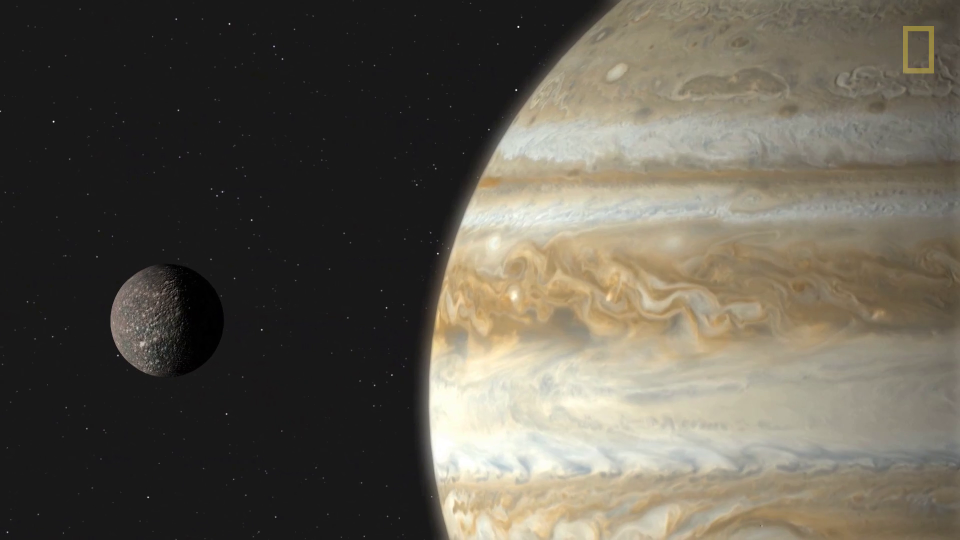
#> input picture frame 15 of moon.mp4, 1920 x 1080 px, given in place of moon_gray_contrast.mp4, which was not available (shown at 1/2 size)
$ jupyter execute 'Assignment Q5.ipynb'
#> lines starting #> are read from the running program, lines starting #| are printed output that depends on the picture; after the words box and inside, x2 and y2 are one past the last pixel; in counts of white or black regions, pixels touching at a corner belong together; pictures that were not available may be replaced by others from this repository, and a replacement may not be noted
[cell 1]
import cv2

# Open the video file
cap = cv2.VideoCapture(r"C:\Users\umasr\Downloads\DIP assignment\Q3\moon_gray_contrast.mp4")

# Check if the video is successfully opened
if not cap.isOpened():
    print('Error opening video file')

# Define the minimum and maximum gray levels
min_gray_level = 100
max_gray_level = 200

# Get the frame dimensions and FPS of the input video
frame_width = int(cap.get(cv2.CAP_PROP_FRAME_WIDTH))
frame_height = int(cap.get(cv2.CAP_PROP_FRAME_HEIGHT))
fps = int(cap.get(cv2.CAP_PROP_FPS))

# Define the codec and create VideoWriter object
fourcc = cv2.VideoWriter_fourcc(*'mp4v')
out = cv2.VideoWriter('output.mp4', fourcc, fps, (frame_width, frame_height), isColor=False)

# Loop through each frame of the video
while cap.isOpened():
    # Read a frame from the video
    ret, frame = cap.read()
#> frame is the input picture: shape (1080, 1920, 3); mean B, G, R 80.6, 91.5, 96.6

    # Check if the frame is successfully read
    if not ret:
        break

    # Convert the frame to grayscale
    gray = cv2.cvtColor(frame, cv2.COLOR_BGR2GRAY)
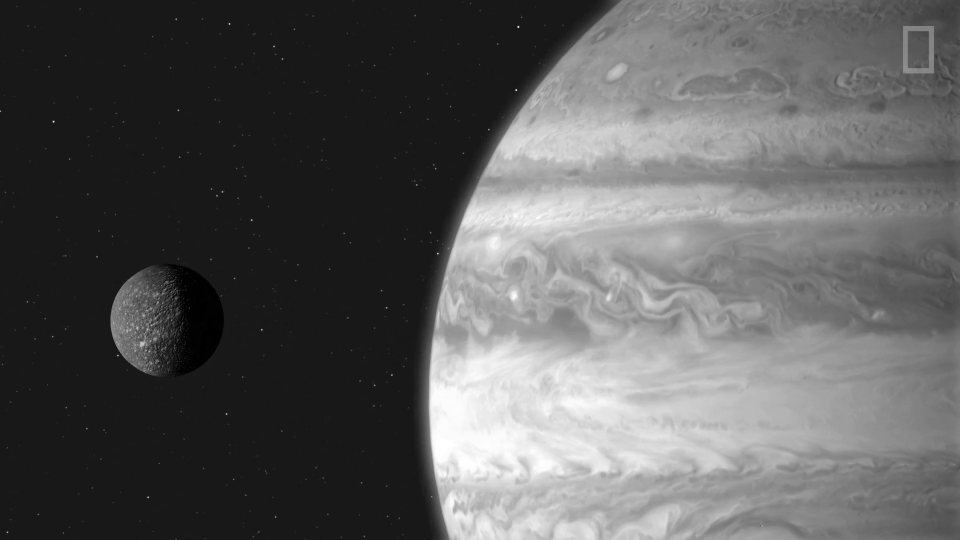
#> gray: shape (1080, 1920) (shown at 1/2 size); min 0, max 255, mean 91.8

    # Apply gray-level slicing to the grayscale frame
    mask = cv2.inRange(gray, min_gray_level, max_gray_level)
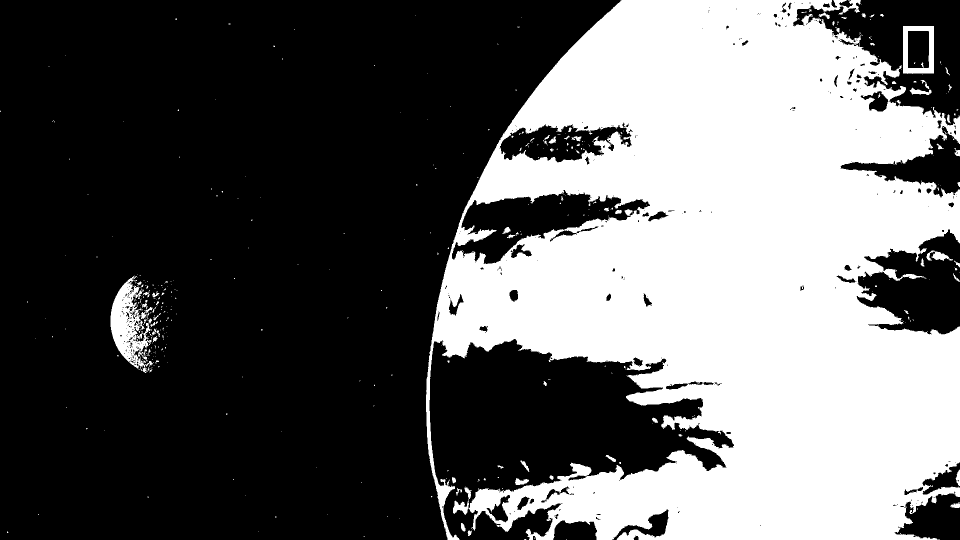
#> mask: shape (1080, 1920) (shown at 1/2 size); 38.1% white; 456 white regions (377 under 20 px), largest, box (x1, y1, x2, y2) and area: (852, 0, 1920, 1080) 773073, (221, 551, 304, 746) 7454, (1806, 52, 1868, 148) 2798
    result = cv2.bitwise_and(gray, gray, mask=mask)
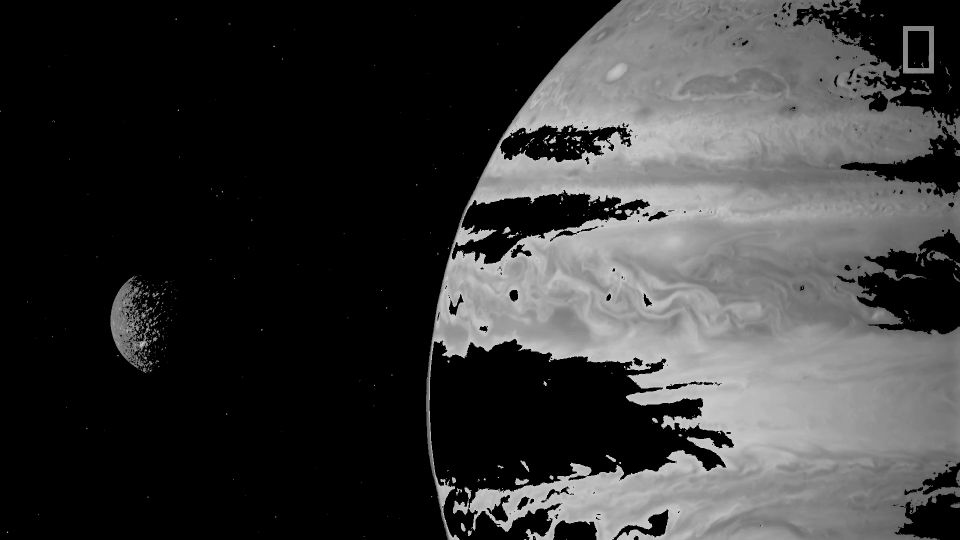
#> result: shape (1080, 1920) (shown at 1/2 size); min 0, max 200, mean 56.4

    # Write the resulting frame to the output video file
    out.write(result)

    # Display the resulting frame
    cv2.imshow('Gray-level sliced frame', result)

    # Wait for the user to press 'q' key to exit
    if cv2.waitKey(25) & 0xFF == ord('q'):
#> (key q is pressed here)
        break

# Release the video capture object, video writer object, and close all windows
cap.release()
out.release()
cv2.destroyAllWindows()
